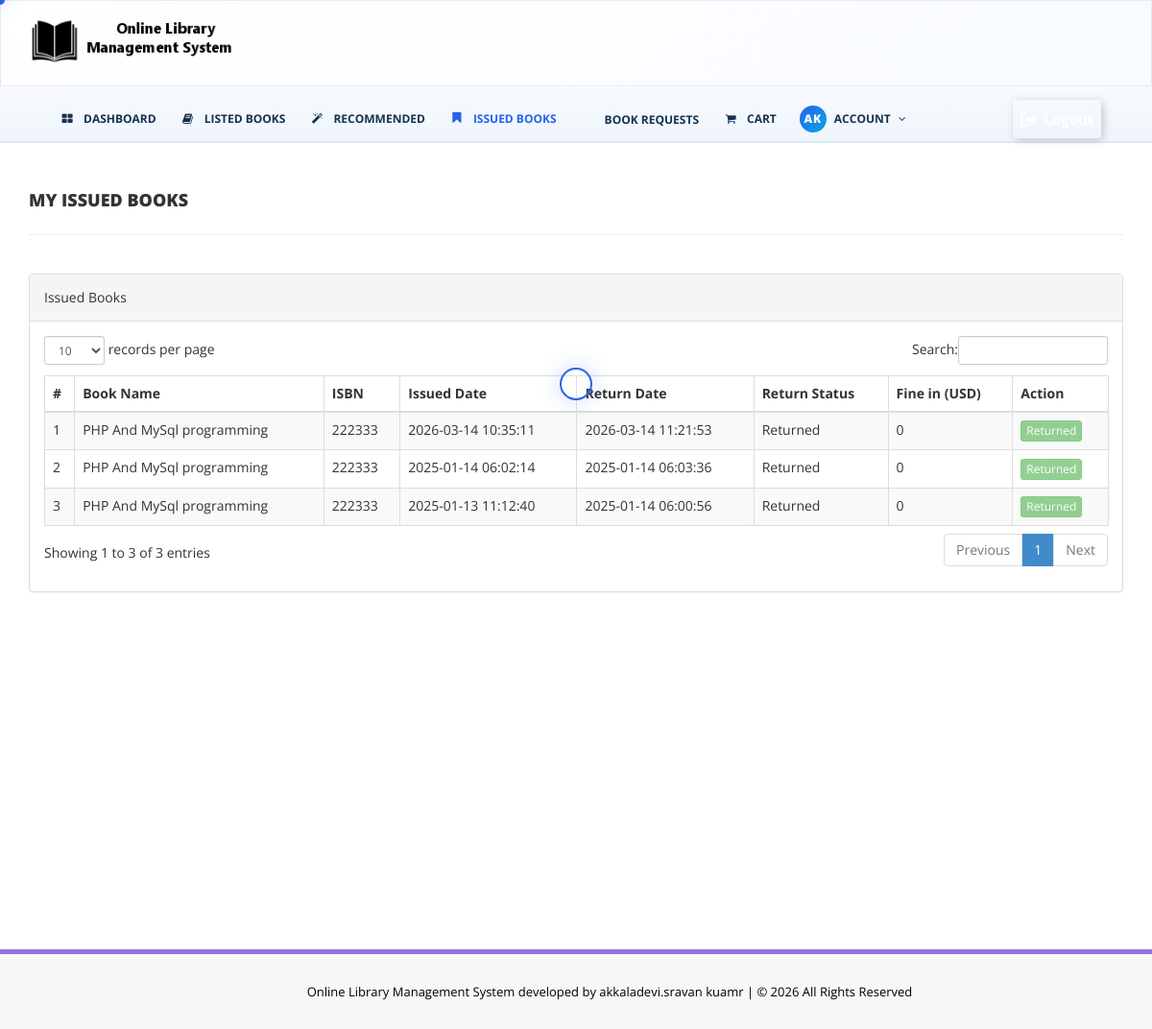
Page /issued-books.php (signed in) on the committed database.
### tables this page shows
CREATE TABLE `tblissuedbookdetails` (
  `id` int NOT NULL AUTO_INCREMENT,
  `BookId` int DEFAULT NULL,
  `StudentID` varchar(150) DEFAULT NULL,
  `IssuesDate` timestamp NULL DEFAULT CURRENT_TIMESTAMP,
  `ReturnDate` timestamp NULL DEFAULT NULL ON UPDATE CURRENT_TIMESTAMP,
  `RetrunStatus` int DEFAULT NULL,
  `fine` int DEFAULT NULL,
  `ReturnRequestStatus` tinyint(1) NOT NULL DEFAULT '0',
  `ReturnRequestDate` timestamp NULL DEFAULT NULL,
  `ReturnProcessedDate` timestamp NULL DEFAULT NULL,
  `remark` mediumtext NOT NULL,
  PRIMARY KEY (`id`)
);

CREATE TABLE `tblbooks` (
  `id` int NOT NULL AUTO_INCREMENT,
  `BookName` varchar(255) DEFAULT NULL,
  `CatId` int DEFAULT NULL,
  `AuthorId` int DEFAULT NULL,
  `ISBNNumber` varchar(25) DEFAULT NULL,
  `BookPrice` decimal(10,2) DEFAULT NULL,
  `bookImage` varchar(250) NOT NULL,
  `isIssued` int DEFAULT NULL,
  `RegDate` timestamp NULL DEFAULT CURRENT_TIMESTAMP,
  `UpdationDate` timestamp NULL DEFAULT NULL ON UPDATE CURRENT_TIMESTAMP,
  `bookQty` int DEFAULT NULL,
  `PreviewLink` varchar(500) DEFAULT NULL,
  PRIMARY KEY (`id`)
);

### issued-books.php (the view, shortened to what this page needs)
<?php
include('includes/config.php');
$sid=$_SESSION['stdid'];
?>
<!DOCTYPE html>
<html xmlns="http://www.w3.org/1999/xhtml">
<head>
    <link href="assets/css/bootstrap.css" rel="stylesheet" />
    <link href="assets/css/font-awesome.css" rel="stylesheet" />
    <link href="assets/js/dataTables/dataTables.bootstrap.css" rel="stylesheet" />
    <link href="assets/css/style.css" rel="stylesheet" />
</head>
<body>
<?php include('includes/header.php');?>
    <div class="content-wrapper">
         <div class="container">
        <div class="row pad-botm">
            <div class="col-md-12">
                <h4 class="header-line">My Issued Books</h4>
            </div>
        </div>
        <div class="row">
            <div class="col-md-12">
                <div class="panel panel-default">
                    <div class="panel-heading">
                        Issued Books
                    </div>
                    <div class="panel-body">
                        <div class="table-responsive">
                            <table class="table table-striped table-bordered table-hover" id="dataTables-example">
                                <thead>
                                    <tr>
                                        <th>#</th>
                                        <th>Book Name</th>
                                        <th>ISBN</th>
                                        <th>Issued Date</th>
                                        <th>Return Date</th>
                                        <th>Return Status</th>
                                        <th>Fine in (USD)</th>
                                        <th>Action</th>
                                    </tr>
                                </thead>
                                <tbody>
<?php
$sql="SELECT tblbooks.BookName,tblbooks.ISBNNumber,tblissuedbookdetails.IssuesDate,tblissuedbookdetails.ReturnDate,
tblissuedbookdetails.id as rid,tblissuedbookdetails.fine,tblissuedbookdetails.RetrunStatus,
COALESCE(tblissuedbookdetails.ReturnRequestStatus,0) AS ReturnRequestStatus,tblissuedbookdetails.ReturnRequestDate
FROM tblissuedbookdetails
JOIN tblstudents ON tblstudents.StudentId=tblissuedbookdetails.StudentId
JOIN tblbooks ON tblbooks.id=tblissuedbookdetails.BookId
WHERE tblstudents.StudentId=:sid
ORDER BY tblissuedbookdetails.id DESC";
$query = $dbh->prepare($sql);
$query->bindParam(':sid', $sid, PDO::PARAM_STR);
$query->execute();
$results=$query->fetchAll(PDO::FETCH_OBJ);
$cnt=1;
if($query->rowCount() > 0)
{
foreach($results as $result)
{
$returnDateLabel=$result->ReturnDate!="" ? $result->ReturnDate : "Not Return Yet";
$returnStatusLabel="Issued";
if((int)$result->RetrunStatus===1)
{
$returnStatusLabel="Returned";
}
elseif((int)$result->ReturnRequestStatus===1)
{
$returnStatusLabel="Return Requested";
}
?>
                                    <tr class="odd gradeX">
                                        <td class="center"><?php echo htmlentities($cnt);?></td>
                                        <td class="center"><?php echo htmlentities($result->BookName);?></td>
                                        <td class="center"><?php echo htmlentities($result->ISBNNumber);?></td>
                                        <td class="center"><?php echo htmlentities($result->IssuesDate);?></td>
                                        <td class="center">
<?php if($result->ReturnDate==""){ ?>
                                            <span style="color:red;"><?php echo htmlentities($returnDateLabel);?></span>
<?php } else { ?>
                                            <?php echo htmlentities($returnDateLabel);?>
<?php } ?>
                                        </td>
                                        <td class="center">
                                            <?php echo htmlentities($returnStatusLabel);?>
                                        </td>
                                        <td class="center"><?php echo htmlentities($result->fine!="" ? $result->fine : '0');?></td>
                                        <td class="center">
<?php if((int)$result->RetrunStatus===1){ ?>
                                            <button type="button" class="btn btn-success btn-xs" disabled>Returned</button>
<?php } elseif((int)$result->ReturnRequestStatus===1) { ?>
                                            <button type="button" class="btn btn-warning btn-xs" disabled>Pending Admin</button>
<?php } ?>
                                        </td>
                                    </tr>
<?php
$cnt=$cnt+1;
}}
?>
                                </tbody>
                            </table>
                        </div>
                    </div>
                </div>
            </div>
        </div>
    </div>
    </div>
<?php include('includes/footer.php');?>
</body>
</html>

### assets/css/style.css (style rules this page uses)
body.has-animated-cursor, body.has-animated-cursor a, body.has-animated-cursor button, body.has-animated-cursor input, body.has-animated-cursor select, body.has-animated-cursor textarea, body.has-animated-cursor label { cursor: none !important; }
.content-wrapper { margin-top: 40px; min-height:800px; padding-bottom:90px; position: relative; z-index: 5; }
.content-wrapper .container, .content-wrapper .panel, .content-wrapper .panel-heading, .content-wrapper .panel-body, .content-wrapper .table-responsive, .content-wrapper .dataTables_wrapper, .content-wrapper .btn, .content-wrapper button, .content-wrapper a, .content-wrapper input, .content-wrapper select, .content-wrapper textarea { position: relative; z-index: 6; pointer-events: auto; }
.header-line { font-weight:900; padding-bottom:25px; border-bottom:1px solid #eeeeee; text-transform:uppercase; }
.pad-botm { padding-bottom:30px; }

### rows in the picture
tblissuedbookdetails: BookId.BookName "PHP And MySql programming", BookId.ISBNNumber "222333", IssuesDate "2026-03-14 10:35:11", ReturnDate "2026-03-14 11:21:53", RetrunStatus "Returned", fine "0"
tblissuedbookdetails: BookId.BookName "PHP And MySql programming", BookId.ISBNNumber "222333", IssuesDate "2025-01-14 06:02:14", ReturnDate "2025-01-14 06:03:36", RetrunStatus "Returned", fine "0"
tblissuedbookdetails: BookId.BookName "PHP And MySql programming", BookId.ISBNNumber "222333", IssuesDate "2025-01-13 11:12:40", ReturnDate "2025-01-14 06:00:56", RetrunStatus "Returned", fine "0"

### other values in the picture
$accountInitial "AK"
